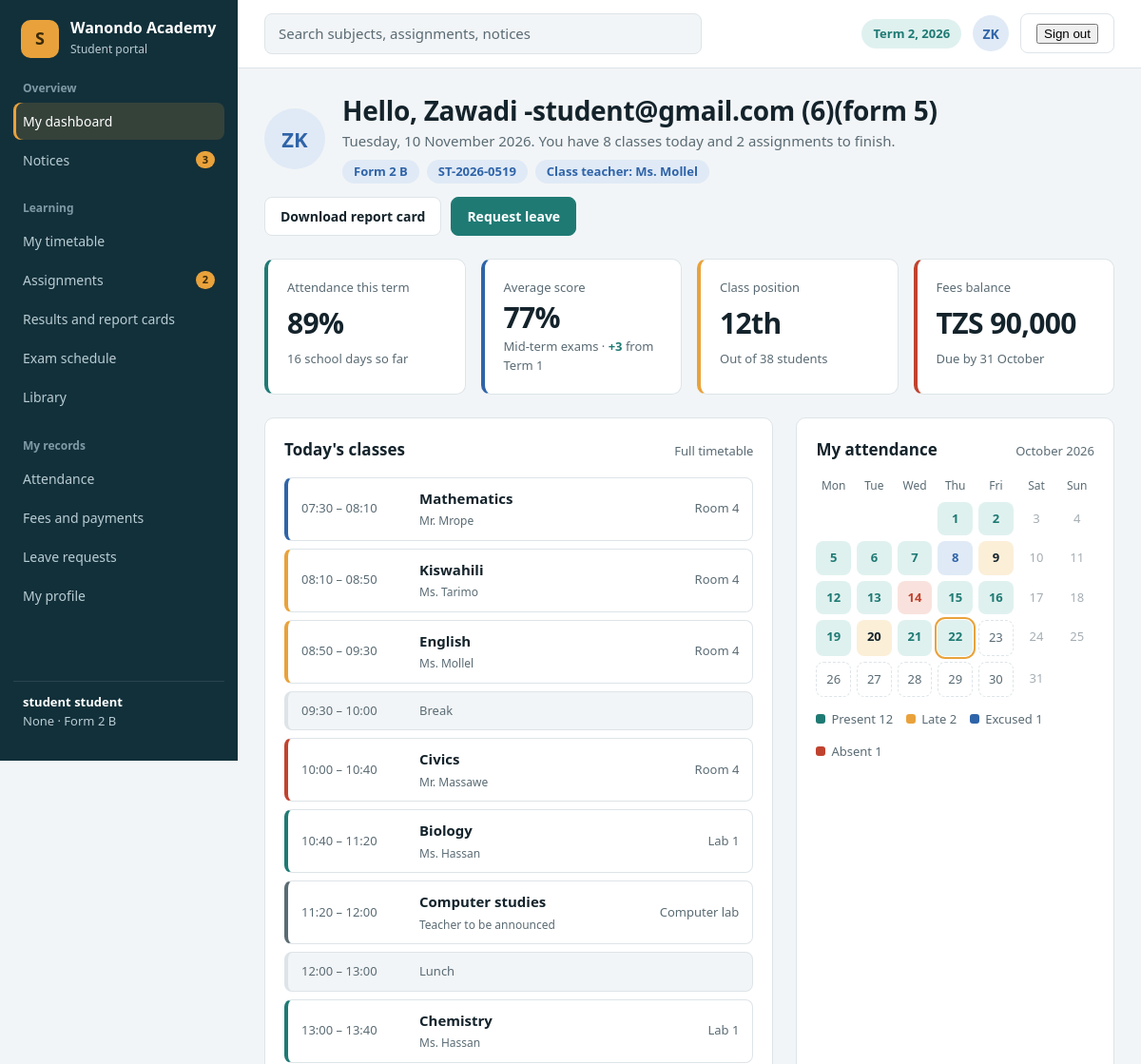
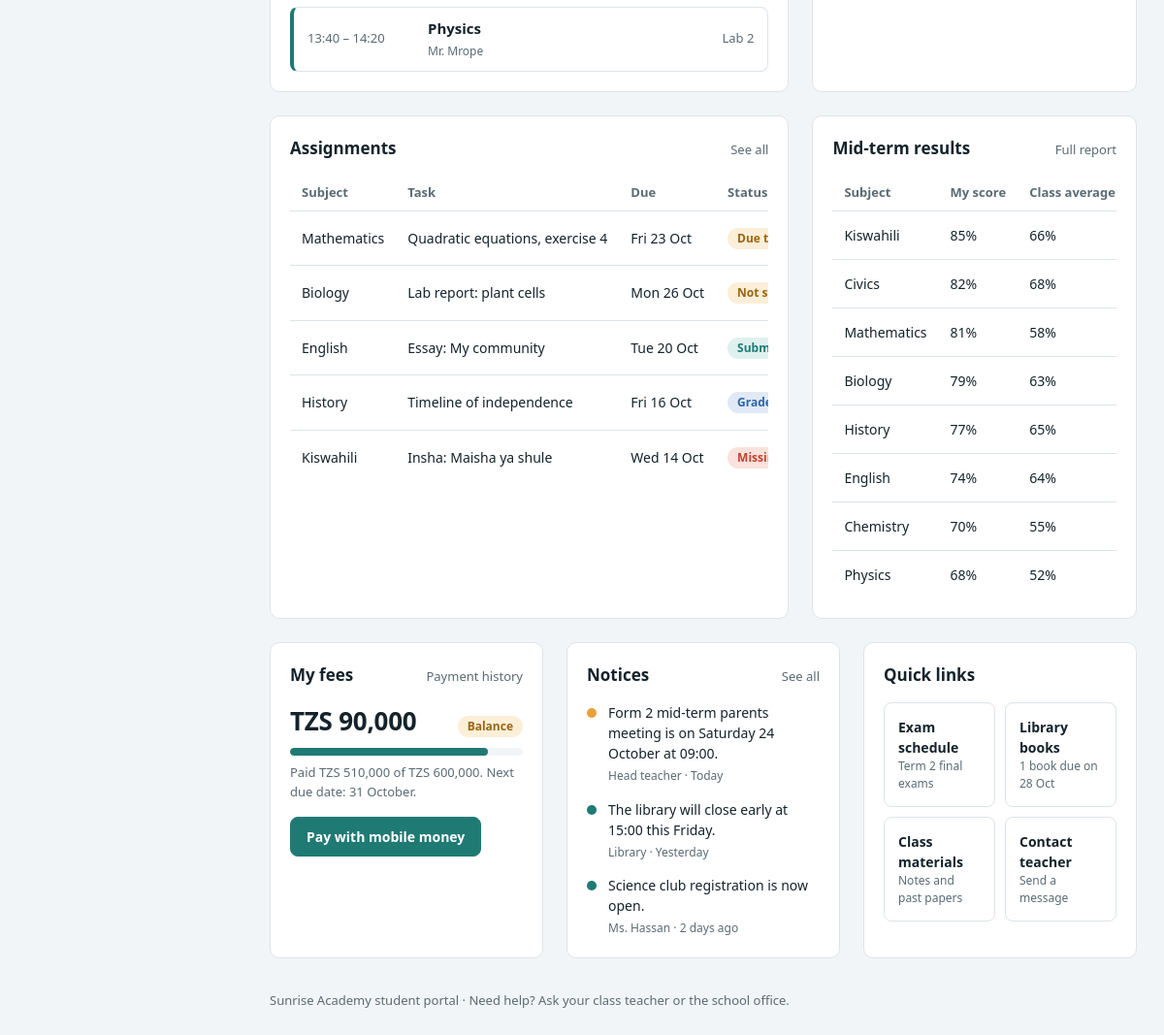
The app's page /student_logged_in/ (signed in) with its own data (2 pictures, top to bottom).
### account/models.py (models this page shows, shortened)
class User(AbstractBaseUser):
    email = models.EmailField(max_length=255,unique=True)
    name = models.CharField(max_length=255)
    is_active = models.BooleanField(default=True)
    is_student = models.BooleanField(default=True)
    is_teacher = models.BooleanField(default=False)
    is_staff = models.BooleanField(default=False)
    is_superuser = models.BooleanField(default=False)
    created_at = models.DateTimeField(auto_now_add=True)
    updated_at = models.DateTimeField(auto_now=True)
    registration_number = models.CharField(max_length=20,unique=True,blank=True,null=True)
    USERNAME_FIELD = 'email'
    objects = UserManager()

### student/models.py (models this page shows, shortened)
class Student(models.Model):
    user = models.OneToOneField(User,on_delete=models.CASCADE)
    first_name = models.CharField(max_length=50)
    last_name = models.CharField(max_length=50)
    gender = models.CharField(max_length=50,choices=[('Male','Male'),('Female','Female')])
    date_of_birth = models.DateField()
    student_class = models.CharField(max_length=50)
    section = models.CharField(max_length=50)
    admission_date = models.DateField()
    photo = models.ImageField(upload_to='images')
    home_address = models.TextField()
    blood_group = models.CharField(max_length=50)
    allergies = models.CharField(max_length=255)
    created_at = models.DateTimeField(auto_now=True)

### student/views.py (the view)
# urls.py: path('student_logged_in/',student_logged_in ,name='student_logged_in'),
def student_logged_in(request):
    return render(request,'student/student_logged_in.html')

### student/templates/student/student_logged_in.html (shortened to what this page needs)
<!DOCTYPE html>
{% load static %}
<html lang="en">
<head>
<link rel="stylesheet" href="{% static "account/general.css" %}">
<link rel="stylesheet" href="{% static "account/components.css" %}">
{% block styles %}
<link rel="stylesheet" href="{% static "student/student_logged_in.css" %}">
{% endblock styles %}
</head>
<body>
<div class="app">
  <aside class="sidebar">
    <a class="brand" href="{% url "student_logged_in" %}">
      <div class="brand-mark">S</div>
      <div><strong>Wanondo Academy</strong><span>Student portal</span></div>
    </a>
    <nav aria-label="Main">
      <div class="nav-group">
        <h3>Overview</h3>
        <ul>
          <li><a href="{% url "student_logged_in" %}" aria-current="page">My dashboard</a></li>
          <li><a href="#">Notices <span class="nav-count">3</span></a></li>
        </ul>
      </div>
      <br>
      <div class="nav-group">
        <h3>Learning</h3>
        <ul>
          <li><a href="#">My timetable</a></li>
          <li><a href="#">Assignments <span class="nav-count">2</span></a></li>
          <li><a href="#">Results and report cards</a></li>
          <li><a href="#">Exam schedule</a></li>
          <li><a href="#">Library</a></li>
        </ul>
      </div>
      <br>
      <div class="nav-group">
        <h3>My records</h3>
        <ul>
          <li><a href="#">Attendance</a></li>
          <li><a href="#">Fees and payments</a></li>
          <li><a href="#">Leave requests</a></li>
          <li><a href="{% url "student_profile" %}">My profile</a></li>
        </ul>
      </div>
    </nav>
    <div class="sidebar-foot"><b>{{request.user.student.first_name}} {{request.user.student.last_name}}</b>{{request.user.registration_number}} · Form 2 B</div>
  </aside>
  <div class="main">
    <header class="topbar">
      <div class="search"><input type="search" placeholder="Search subjects, assignments, notices" aria-label="Search"></div>
      <div class="top-actions">
        <span class="term-chip">Term 2, 2026</span>
        <div class="avatar" title="Zawadi Komba">ZK</div>
        <form class="btn"  action="{% url "logout" %}" method="post">
          <button type="submit">Sign out</button>
        </form>
      </div>
    </header>
    {% block main %}
    <main class="content">
      <div class="page-head">
        <div class="hello">
          <div class="avatar">ZK</div>
          <div>
            <h1>Hello, Zawadi -{{request.user.email}} ({{request.user.id}})({{request.user.student.student_class}})</h1>
            <p>{% now "l, d F Y" %}. You have 8 classes today and 2 assignments to finish.</p>
            <div class="chips"><span class="chip">Form 2 B</span><span class="chip">ST-2026-0519</span><span class="chip">Class teacher: Ms. Mollel</span></div>
          </div>
        </div>
        <div class="btn-row">
          <a href="#" class="btn">Download report card</a>
          <a href="#" class="btn btn-primary">Request leave</a>
        </div>
      </div>
      <section class="stats" aria-label="My numbers">
        <article class="card stat"><span class="label">Attendance this term</span><span class="value">89%</span><span class="note">16 school days so far</span></article>
        <article class="card stat"><span class="label">Average score</span><span class="value">77%</span><span class="note">Mid-term exams · <span class="up">+3</span> from Term 1</span></article>
        <article class="card stat"><span class="label">Class position</span><span class="value">12th</span><span class="note">Out of 38 students</span></article>
        <article class="card stat"><span class="label">Fees balance</span><span class="value">TZS 90,000</span><span class="note">Due by 31 October</span></article>
      </section>
      <section class="grid-2">
        <article class="card">
          <div class="card-head"><h2>Today's classes</h2><a href="#">Full timetable</a></div>
          <ul class="sched">
            <li class="c-blue"><time>07:30 – 08:10</time><div><b>Mathematics</b><small>Mr. Mrope</small></div><span class="room">Room 4</span></li>
            <li class="c-amber"><time>08:10 – 08:50</time><div><b>Kiswahili</b><small>Ms. Tarimo</small></div><span class="room">Room 4</span></li>
            <li class="c-amber"><time>08:50 – 09:30</time><div><b>English</b><small>Ms. Mollel</small></div><span class="room">Room 4</span></li>
            <li class="gap"><time>09:30 – 10:00</time><span>Break</span></li>
            <li class="c-red"><time>10:00 – 10:40</time><div><b>Civics</b><small>Mr. Massawe</small></div><span class="room">Room 4</span></li>
            <li class="c-teal"><time>10:40 – 11:20</time><div><b>Biology</b><small>Ms. Hassan</small></div><span class="room">Lab 1</span></li>
            <li><time>11:20 – 12:00</time><div><b>Computer studies</b><small>Teacher to be announced</small></div><span class="room">Computer lab</span></li>
            <li class="gap"><time>12:00 – 13:00</time><span>Lunch</span></li>
            <li class="c-teal"><time>13:00 – 13:40</time><div><b>Chemistry</b><small>Ms. Hassan</small></div><span class="room">Lab 1</span></li>
            <li class="c-teal"><time>13:40 – 14:20</time><div><b>Physics</b><small>Mr. Mrope</small></div><span class="room">Lab 2</span></li>
          </ul>
        </article>
        <article class="card">
          <div class="card-head"><h2>My attendance</h2><span>October 2026</span></div>
          <div class="cal" role="img" aria-label="Attendance calendar for October 2026">
            <span class="h">Mon</span><span class="h">Tue</span><span class="h">Wed</span><span class="h">Thu</span><span class="h">Fri</span><span class="h">Sat</span><span class="h">Sun</span>
            <span></span><span></span><span></span><span class="d p">1</span><span class="d p">2</span><span class="d off">3</span><span class="d off">4</span><span class="d p">5</span><span class="d p">6</span><span class="d p">7</span><span class="d e">8</span><span class="d l">9</span><span class="d off">10</span><span class="d off">11</span><span class="d p">12</span><span class="d p">13</span><span class="d a">14</span><span class="d p">15</span><span class="d p">16</span><span class="d off">17</span><span class="d off">18</span><span class="d p">19</span><span class="d l">20</span><span class="d p">21</span><span class="d p t">22</span><span class="d f">23</span><span class="d off">24</span><span class="d off">25</span><span class="d f">26</span><span class="d f">27</span><span class="d f">28</span><span class="d f">29</span><span class="d f">30</span><span class="d off">31</span>
          </div>
          <div class="cal-legend">
            <span><i style="background:var(--teal)"></i>Present 12</span>
            <span><i style="background:var(--amber)"></i>Late 2</span>
            <span><i style="background:var(--blue)"></i>Excused 1</span>
            <span><i style="background:var(--red)"></i>Absent 1</span>
          </div>
        </article>
      </section>
      <section class="grid-2">
        <article class="card">
          <div class="card-head"><h2>Assignments</h2><a href="#">See all</a></div>
          <div class="table-wrap">
            <table>
              <thead><tr><th>Subject</th><th>Task</th><th>Due</th><th>Status</th><th>Action</th></tr></thead>
              <tbody>
                <tr><td>Mathematics</td><td>Quadratic equations, exercise 4</td><td>Fri 23 Oct</td><td><span class="badge b-wait">Due tomorrow</span></td><td><a href="#" class="btn btn-sm">Submit</a></td></tr>
                <tr><td>Biology</td><td>Lab report: plant cells</td><td>Mon 26 Oct</td><td><span class="badge b-wait">Not started</span></td><td><a href="#" class="btn btn-sm">Open</a></td></tr>
                <tr><td>English</td><td>Essay: My community</td><td>Tue 20 Oct</td><td><span class="badge b-ok">Submitted</span></td><td><a href="#" class="btn btn-sm">View</a></td></tr>
                <tr><td>History</td><td>Timeline of independence</td><td>Fri 16 Oct</td><td><span class="badge b-info">Graded · 18/20</span></td><td><a href="#" class="btn btn-sm">Feedback</a></td></tr>
                <tr><td>Kiswahili</td><td>Insha: Maisha ya shule</td><td>Wed 14 Oct</td><td><span class="badge b-bad">Missing</span></td><td><a href="#" class="btn btn-sm">Submit late</a></td></tr>
              </tbody>
            </table>
          </div>
        </article>
        <article class="card">
          <div class="card-head"><h2>Mid-term results</h2><a href="#">Full report</a></div>
          <div class="table-wrap">
            <table>
              <thead><tr><th>Subject</th><th>My score</th><th>Class average</th><th>Grade</th></tr></thead>
              <tbody>
                <tr><td>Kiswahili</td><td>85%</td><td>66%</td><td><span class="grade">A</span></td></tr>
                <tr><td>Civics</td><td>82%</td><td>68%</td><td><span class="grade">A</span></td></tr>
                <tr><td>Mathematics</td><td>81%</td><td>58%</td><td><span class="grade">A</span></td></tr>
                <tr><td>Biology</td><td>79%</td><td>63%</td><td><span class="grade">A</span></td></tr>
                <tr><td>History</td><td>77%</td><td>65%</td><td><span class="grade">A</span></td></tr>
                <tr><td>English</td><td>74%</td><td>64%</td><td><span class="grade b">B</span></td></tr>
                <tr><td>Chemistry</td><td>70%</td><td>55%</td><td><span class="grade b">B</span></td></tr>
                <tr><td>Physics</td><td>68%</td><td>52%</td><td><span class="grade b">B</span></td></tr>
              </tbody>
            </table>
          </div>
        </article>
      </section>
      <section class="grid-3">
        <article class="card">
          <div class="card-head"><h2>My fees</h2><a href="#">Payment history</a></div>
          <div class="big-line"><b>TZS 90,000</b><span class="badge b-wait">Balance</span></div>
          <div class="track"><i style="width:85%"></i></div>
          <p style="font-size:13px;color:var(--ink-soft);margin:8px 0 16px">Paid TZS 510,000 of TZS 600,000. Next due date: 31 October.</p>
          <a href="#" class="btn btn-primary">Pay with mobile money</a>
        </article>
        <article class="card">
          <div class="card-head"><h2>Notices</h2><a href="#">See all</a></div>
          <ul class="feed">
            <li class="warn"><div><p>Form 2 mid-term parents meeting is on Saturday 24 October at 09:00.</p><small>Head teacher · Today</small></div></li>
            <li><div><p>The library will close early at 15:00 this Friday.</p><small>Library · Yesterday</small></div></li>
            <li><div><p>Science club registration is now open.</p><small>Ms. Hassan · 2 days ago</small></div></li>
          </ul>
        </article>
        <article class="card">
          <div class="card-head"><h2>Quick links</h2></div>
          <div class="shortcuts">
            <a href="#">Exam schedule<small>Term 2 final exams</small></a>
            <a href="#">Library books<small>1 book due on 28 Oct</small></a>
            <a href="#">Class materials<small>Notes and past papers</small></a>
            <a href="#">Contact teacher<small>Send a message</small></a>
          </div>
        </article>
      </section>
    </main>
    {% endblock main %}
    <footer>Sunrise Academy student portal · Need help? Ask your class teacher or the school office.</footer>
  </div>
</div>
</body>
</html>

### account/static/account/components.css (style rules this page uses)
html { scroll-behavior: auto; }
input, select, textarea { font: inherit; color: var(--ink); background: var(--paper); border: 1px solid var(--line); border-radius: 8px; padding: 9px 12px; width: 100%; }

### student/static/student/student_logged_in.css (style rules this page uses)
.hello { display: flex; align-items: center; gap: 18px; flex-wrap: wrap; }
.hello .avatar { width: 64px; height: 64px; font-size: 22px; }
.chips { display: flex; gap: 8px; flex-wrap: wrap; margin-top: 8px; }
.chip { font-size: 13px; padding: 3px 12px; border-radius: 99px; background: var(--blue-soft); color: var(--blue); font-weight: 600; }
.sched { list-style: none; margin: 0; padding: 0; display: grid; gap: 8px; }
.sched li { display: grid; grid-template-columns: 112px 1fr auto; gap: 12px; align-items: center; padding: 10px 14px; border: 1px solid var(--line); border-left: 4px solid var(--ink-soft); border-radius: 8px; }
.sched time { font-size: 13px; color: var(--ink-soft); }
.sched b { display: block; font-size: 15px; }
.sched small { color: var(--ink-soft); font-size: 12px; }
.sched .room { font-size: 13px; color: var(--ink-soft); }
.sched li.gap { background: var(--paper); border-left-color: var(--line); color: var(--ink-soft); font-size: 13px; grid-template-columns: 112px 1fr; }
.c-blue { border-left-color: var(--blue) !important; }
.c-amber { border-left-color: var(--amber) !important; }
.c-teal { border-left-color: var(--teal) !important; }
.c-red { border-left-color: var(--red) !important; }
.cal { display: grid; grid-template-columns: repeat(7, 1fr); gap: 6px; text-align: center; font-size: 13px; }
.cal .h { color: var(--ink-soft); font-size: 12px; padding-bottom: 2px; }
.cal .d { padding: 8px 0; border-radius: 8px; background: var(--paper); }
.cal .p { background: var(--teal-soft); color: var(--teal); font-weight: 600; }
.cal .l { background: var(--amber-soft); color: var(--ink); font-weight: 600; }
.cal .e { background: var(--blue-soft); color: var(--blue); font-weight: 600; }
.cal .a { background: var(--red-soft); color: var(--red); font-weight: 600; }
.cal .off { background: none; color: var(--ink-soft); opacity: .55; }
.cal .f { background: none; border: 1px dashed var(--line); color: var(--ink-soft); }
.cal .t { outline: 2px solid var(--amber); outline-offset: 1px; }
.cal-legend { display: flex; flex-wrap: wrap; gap: 14px; font-size: 13px; color: var(--ink-soft); margin-top: 14px; }
.cal-legend i { display: inline-block; width: 10px; height: 10px; border-radius: 3px; margin-right: 6px; }
.big-line { display: flex; justify-content: space-between; align-items: baseline; gap: 10px; flex-wrap: wrap; margin-bottom: 8px; }
.big-line b { font-size: 26px; letter-spacing: -.01em; }

### records on screen
User: user.student.first_name "student", user.student.last_name "student", user.registration_number "None", user.email "student@gmail.com", user.id "6", user.student.student_class "form 5"
